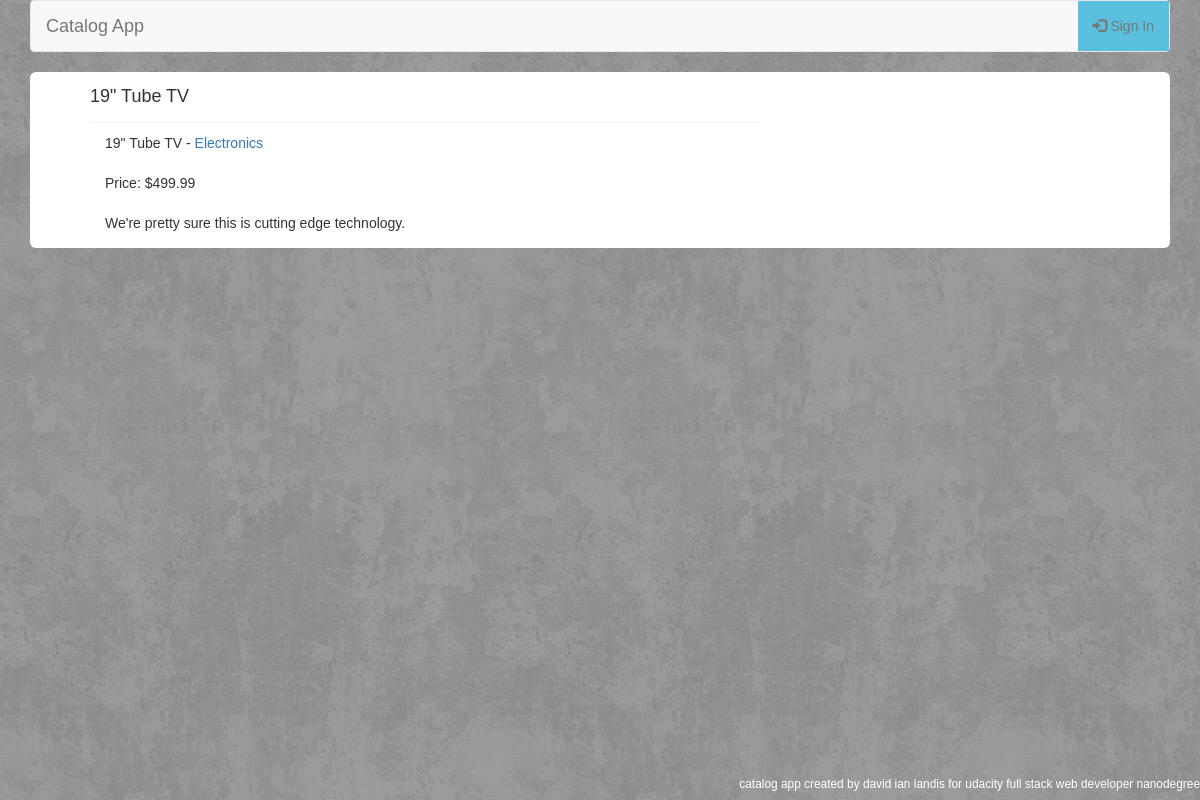
The page /item/6/ on the database its author committed.
### database_setup.py (models this page shows, shortened)
class Item(Base):
    __tablename__ = 'item'
    id = Column(Integer, primary_key = True)
    name =Column(String(80), nullable = False)
    description = Column(String(250))
    price = Column(String(8))
    picture = Column(String(250))
    category_id = Column(Integer,ForeignKey('category.id'))
    category = relationship(Category)
    user_id = Column(Integer,ForeignKey('user.id'))
    user = relationship(User)
    created_date = Column(DateTime, default=datetime.datetime.utcnow)

class Category(Base):
    __tablename__ = 'category'
    id = Column(Integer, primary_key=True)
    name = Column(String(250), nullable=False)
    user_id = Column(Integer,ForeignKey('user.id'))
    user = relationship(User)

### application.py (the view)
@app.route('/item/<int:item_id>/')
def showItem(item_id):
    item = session.query(Item).filter_by(id = item_id).one()
    template = 'showItemPublic.html'
    if 'username' in login_session and item.user_id == login_session['user_id']:
        template = 'showItem.html'
    return render_template(template, item = item)

### templates/showItemPublic.html (shortened to what this page needs)
{% extends "main.html" %}
{% block content %}
{% include "header.html" %}
    <div class="jumbotron">
        <div class="row">
            <div class="col-sm-8">
                <h4 class="inline">{{item.name}}</h4>
                <div class="container border-top">
                    {{item.name}} - <a href="{{url_for('showCategory', category_id = item.category.id)}}">{{item.category.name}}</a>
                    <br/><br/>
                    Price: {{item.price}}
                    <br/><br/>
                    {{item.description}}
                </div>
            </div>
        </div>
    </div>
{% endblock %}

### static/styles.css (style rules this page uses)
body { font-family: Arial, sans-serif; background-color: #f4f4f4; background-image: url('bg.jpg'); background-repeat: repeat; }
.jumbotron { background-color:#fff; padding-top:15px;padding-bottom:15px; }
.inline { display:inline; }
.border-top { border-top:1px solid #f4f4f4; margin-top:15px; padding-top:10px; }

### rows shown on the page
Item: name "19\" Tube TV", price "$499.99", description "We're pretty sure this is cutting edge technology."
Category: category.name "Electronics"
